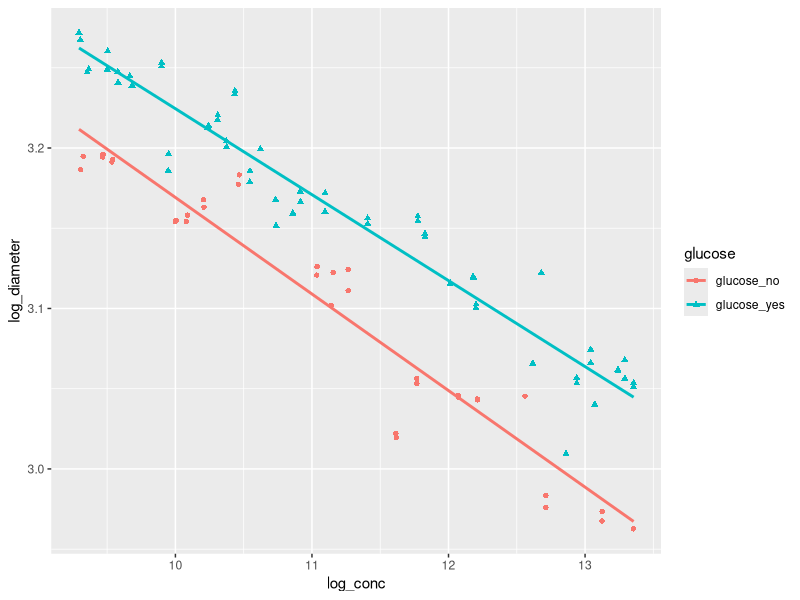
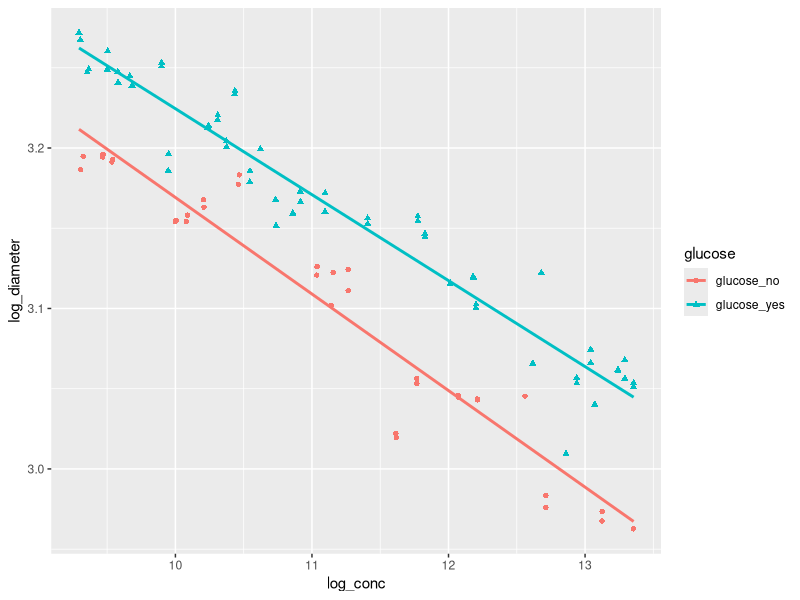

The R source for these figures, in order:
#install.packages("tidyverse")
#install.packages("dplyr")
#install.packages("ggplot2")
#load dplyr package
library("dplyr")

#load the ggplot2 package
library(ggplot2)

#load the tidyverse packa
library("tidyverse")
library("readr")

#load the script the tsv file
mydata <- read_tsv("tetrahymena.tsv")
View(mydata)
mydata <- mydata[!mydata$diameter <= 19.2,]

#computing mean for culture level
test1 <- mydata[,2:4] %>% group_by(culture) %>% summarise_all(funs(mean(., na.rm=TRUE)))

#computing mean for glucose level
test2 <- mydata %>% group_by(glucose) %>% summarise_all(funs(mean(., na.rm=TRUE)))

#adding new column for log_concentration 
mydata$log_conc <- log(mydata$conc)

#adding new column for log_diameter
mydata$log_diameter <- log(mydata$diameter)

#doing scatter plot 
ggplot(mydata, aes(x=log_conc, y=log_diameter,shape=glucose,color=glucose)) + geom_point() + geom_smooth(method=lm, se=FALSE, fullrange=TRUE)
ggsave("etrahymena_part_A_NETID.pdf")
